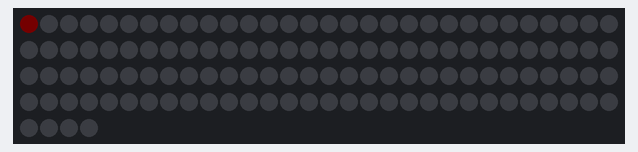
Simulated run of this sketch. Board: Arduino Uno, built with avr-gcc and run on an emulated ATmega328P. Shown: 124 RGB LEDs in strip order, left to right, continuing on the next row. Dim RGB values are drawn brighter than linear.

Above: at 28.16 s.
At 28.76 s:
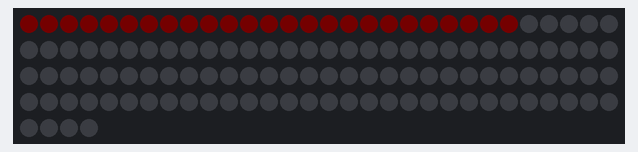
At 29.36 s:
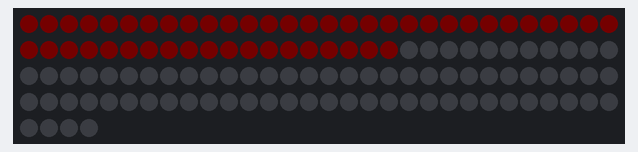
At 29.96 s:
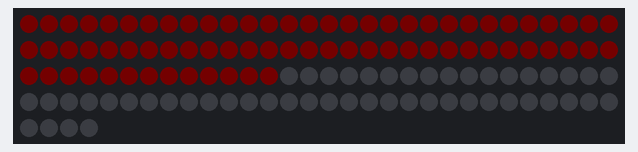
At 30.57 s:
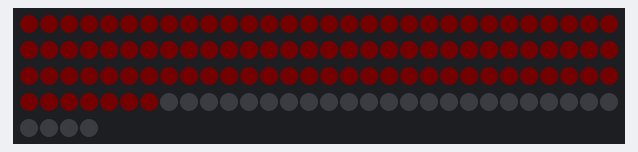
At 108.9 s:
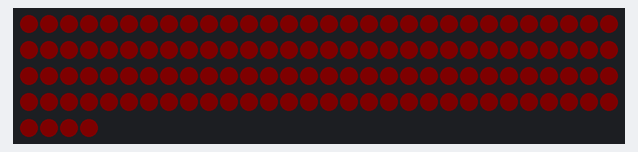

The sketch:

sketch_jul03a.ino
```cpp
#include <Adafruit_NeoPixel.h>

int i;
int color, R, G, B;
int add;
Adafruit_NeoPixel pixels = Adafruit_NeoPixel(124, 6, NEO_GRB + NEO_KHZ800);

void setup()
{
  pixels.begin();
  pixels.setBrightness(30);
  color = 0;
  R = 0;
  G = 0;
  B = 0;
  add = 1;
  Serial.begin(9600);
//  for (i = 0; i < 124; i++)
//    pixels.setPixelColor(i, pixels.Color(100, 5, 100));
//  delay(100000);
}

void loop()
{
  bool loop = true;
  while (loop) {
    for (i = 0; i < 124; i++)
    {
      pixels.setPixelColor(i, pixels.Color(R, G, B));
      pixels.show();
      delay(20);
    }

    if (R <= 100)
    {
      R++;
    }
    if (R >= 100 && G <= 100)
      G++;
    if (G >= 100 && B <= 100)
      B++;
    if (B >= 100)
      loop = false;
  }
  loop = true;
  while (loop)
  {
    for (i = 0; i < 124; i++) {
      pixels.setPixelColor(i, pixels.Color(R, G, B));
      pixels.show();
      delay(20);
    }

    if (B >= 0)
      B--;
    if (B <= 0 && G >= 0)
      G--;
    if (G <= 0 && R >= 0)
      R--;
    if (R <= 0)
      loop = false;
  }
}
```
